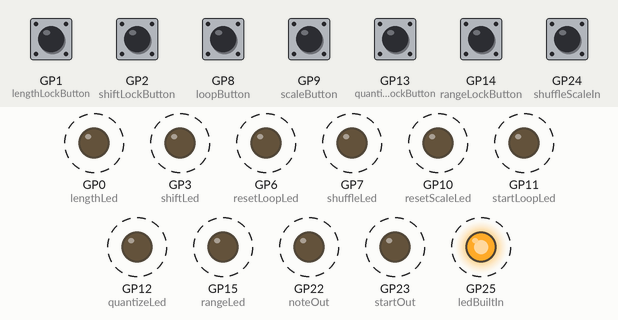
Recording of a program running on a simulated Raspberry Pi Pico running CircuitPython. On the bench: output pins drawn as LEDs (lit = HIGH). Dashed ring = blinking. The test bench sets the inputs (shaded band); at power-on: GP1 (lengthLockButton), GP2 (shiftLockButton), GP8 (loopButton), GP9 (scaleButton), GP13 (quantizeLockButton), GP14 (rangeLockButton), GP24 (shuffleScaleIn) HIGH. Pins used as bus, display or sensor lines are not drawn; what the program prints to the serial console is not drawn.

Above: at 1.2 s.
1.3 s: GP1 (lengthLockButton) pulled LOW for 0.6 s
Timing chart, 0 to 10.3 s (numbered marks = the images above; inputs shaded):
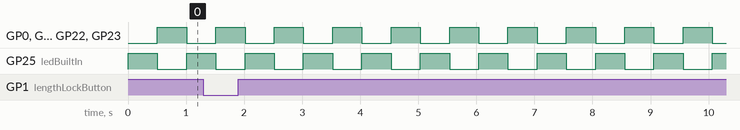

Measured:
- by itself, GP0 (lengthLed), GP3 (shiftLed), GP6 (resetLoopLed), GP7 (shuffleLed), GP10 (resetScaleLed), GP11 (startLoopLed), GP12 (quantizeLed), GP15 (rangeLed), GP22 (noteOut), GP23 (startOut), GP25 (ledBuiltIn): alternates HIGH for 0.50 s and LOW for 0.50 s

The program:

code.py
```python
import digitalio
import board
import time

allButtons = []
scaleButton = digitalio.DigitalInOut(board.GP9)
loopButton = digitalio.DigitalInOut(board.GP8)
shiftLockButton = digitalio.DigitalInOut(board.GP2)
lengthLockButton = digitalio.DigitalInOut(board.GP1)
quantizeLockButton = digitalio.DigitalInOut(board.GP13)
rangeLockButton = digitalio.DigitalInOut(board.GP14)
allButtons.append(scaleButton)
allButtons.append(loopButton)
allButtons.append(shiftLockButton)
allButtons.append(lengthLockButton)
allButtons.append(quantizeLockButton)
allButtons.append(rangeLockButton)

for button in allButtons:
    button.direction = digitalio.Direction.INPUT
    button.pull = digitalio.Pull.UP

allInputs = []
shuffleScaleIn = digitalio.DigitalInOut(board.GP24)
resetScaleIn = digitalio.DigitalInOut(board.GP21)
resetLoopIn = digitalio.DigitalInOut(board.GP20)
allInputs.append(shuffleScaleIn)
allInputs.append(resetScaleIn)
allInputs.append(resetLoopIn)

for button in allInputs:
    button.direction = digitalio.Direction.INPUT
    button.pull = digitalio.Pull.UP

allOutputs = []
startOut = digitalio.DigitalInOut(board.GP23)
noteOut = digitalio.DigitalInOut(board.GP22)
stepOut = digitalio.DigitalInOut(board.GP19)
allOutputs.append(startOut)
allOutputs.append(noteOut)
allOutputs.append(stepOut)

for output in allOutputs:
    output.direction = digitalio.Direction.OUTPUT

outputsEnabled = True

allLeds = []
shuffleLed = digitalio.DigitalInOut(board.GP7)
resetScaleLed = digitalio.DigitalInOut(board.GP10)
resetLoopLed = digitalio.DigitalInOut(board.GP6)
startLoopLed = digitalio.DigitalInOut(board.GP11)
shiftLed = digitalio.DigitalInOut(board.GP3)
quantizeLed = digitalio.DigitalInOut(board.GP12)
lengthLed = digitalio.DigitalInOut(board.GP0)
rangeLed = digitalio.DigitalInOut(board.GP15)
allLeds.append(shuffleLed)
allLeds.append(resetScaleLed)
allLeds.append(resetLoopLed)
allLeds.append(startLoopLed)
allLeds.append(shiftLed)
allLeds.append(quantizeLed)
allLeds.append(lengthLed)
allLeds.append(rangeLed)

for led in allLeds:
    led.direction = digitalio.Direction.OUTPUT

ledBuiltIn = digitalio.DigitalInOut(board.GP25)
ledBuiltIn.direction = digitalio.Direction.OUTPUT

while True:
    print("=======")
    print("Buttons")
    print("=======")
    for item in allButtons:
        print(not item.value)

    print("======")
    print("Inputs")
    print("======")
    for item in allInputs:
        print(not item.value)

    outputsEnabled = not outputsEnabled
    print("Toggling outputs " + str(outputsEnabled))
    for item in allOutputs:
        item.value = outputsEnabled

    print("Toggling LEDs " + str(outputsEnabled))
    for item in allLeds:
        item.value = outputsEnabled

    ledBuiltIn.value = not outputsEnabled

    print("======================")

    time.sleep(0.5)
```
